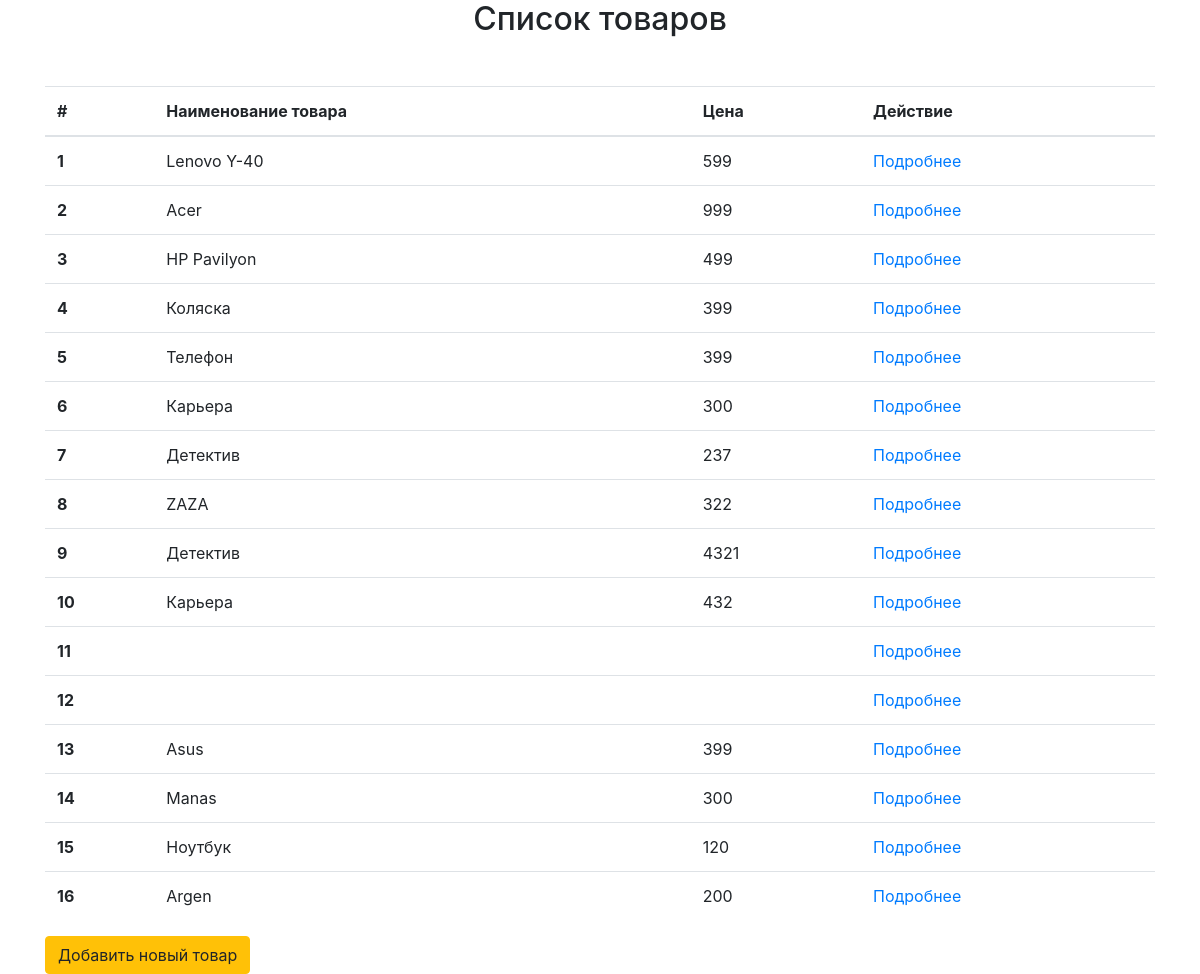
The app's page /item with its own data.
### app/models.py (models this page shows, shortened)
class Item(db.Model):
    id = db.Column(db.Integer, primary_key=True)
    name = db.Column(db.String(20))
    price = db.Column(db.Integer)

### app/views.py (the view)
def item_views():
    title = 'Список товаров'
    items = Item.query.all()
    return render_template('items.html', items=items, title=title)

### app/templates/items.html
{% extends 'base.html' %}
{% block content %}
    <div>
        <table class="table table-hover">
          <thead>
            <tr>
              <th scope="col">#</th>
              <th scope="col">Наименование товара</th>
              <th scope="col">Цена</th>
              <th scope="col">Действие</th>
            </tr>
          </thead>
          <tbody>
          {% for item in items %}
            <tr>
              <th scope="row">{{ item.id }}</th>
              <td>{{ item.name }}</td>
              <td>{{ item.price }}</td>
              <td><a href="{{ url_for('single_item', item_id=item.id) }}">Подробнее</a></td>
            </tr>
          {% endfor %}
          </tbody>
        </table>
    </div>
    <div>
      <a href="{{ url_for('create_item') }}" class="btn btn-warning">Добавить новый товар</a>
    </div>
{% endblock %}

### app/templates/base.html (shortened to what this page needs)
<!doctype html>
<html lang="en">
  <head>
    <link rel="stylesheet" href="https://cdn.jsdelivr.net/npm/bootstrap@4.6.2/dist/css/bootstrap.min.css">
  </head>
  <body>
  <div class="container">
    <h2 class="mb-5 text-center">{{ title }}</h2>
    {% block content %}
    {% endblock %}
  </div>
  </body>
</html>

### records on screen
Item: id "1", name "Lenovo Y-40", price "599"
Item: id "2", name "Acer", price "999"
Item: id "3", name "HP Pavilyon", price "499"
Item: id "4", name "Коляска", price "399"
Item: id "5", name "Телефон", price "399"
Item: id "6", name "Карьера", price "300"
Item: id "7", name "Детектив", price "237"
Item: id "8", name "ZAZA", price "322"
Item: id "9", name "Детектив", price "4321"
Item: id "10", name "Карьера", price "432"
Item: id "11"
Item: id "12"
Item: id "13", name "Asus", price "399"
Item: id "14", name "Manas", price "300"
Item: id "15", name "Ноутбук", price "120"
Item: id "16", name "Argen", price "200"

### other values on screen
{{ title }} "Список товаров"
